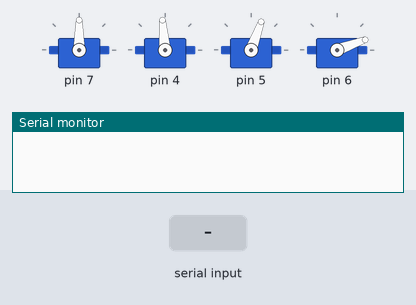
The sketch below on a simulated Arduino Uno, built with avr-gcc and run on an emulated ATmega328P. Shown: 4 × servo, the last lines printed to the serial monitor. Inputs (shaded band) come from the test bench.

Above: at 1.2 s.
1.3 s: "r90\n" received over Serial
At 2.2 s:
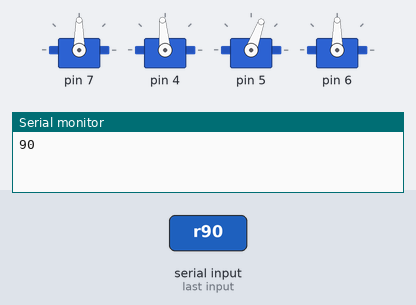
3.2 s: "d,45\n" received over Serial
At 4.1 s:
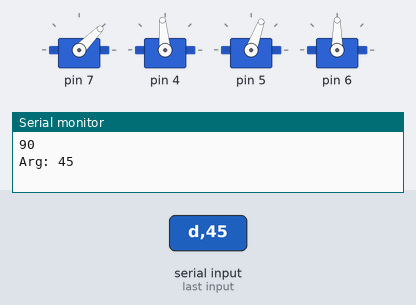
4.9 s: "l90\n" received over Serial
At 5.7 s:
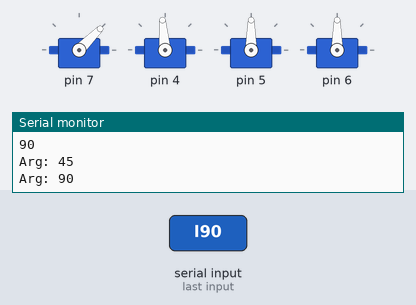
6.5 s: "r,45\n" received over Serial
At 7.8 s:
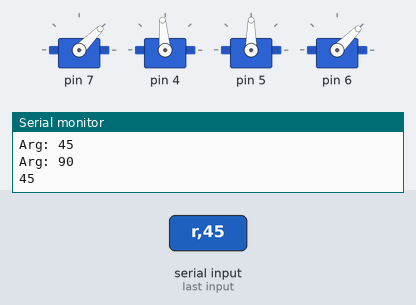
8.2 s: "d" received over Serial
At 10.6 s:
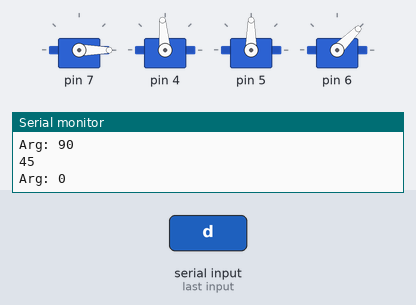
10.9 s: "d90\n" received over Serial
At 12.8 s:
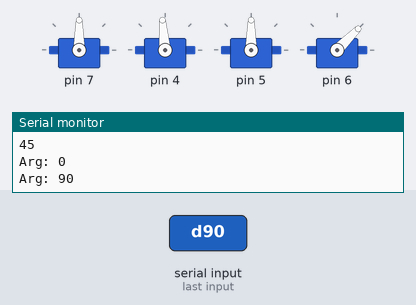
Timing chart, 0 to 13.9 s (numbered marks = the images above; inputs shaded):
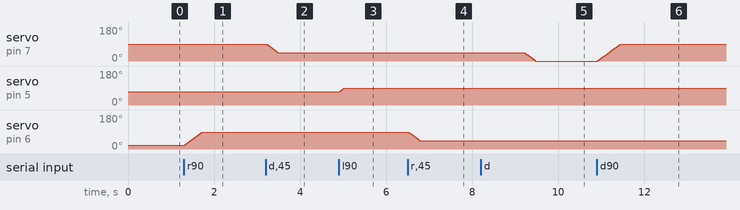

The sketch:

RoboArm3.ino
```cpp
#include <ArduinoQueue.h>
#include <Servo.h>
#include <math.h>

class ServoClass
{
  private:

  Servo servo;
  bool isMooving;
  int currentAngle;
  int angleStep;
  int delayTime;
  int targetAngle;

  public:

  ServoClass(int pin, int currentAngle)
  {
    this->currentAngle = currentAngle;
    this->targetAngle = currentAngle;
    AttachServo(pin);
    servo.write(currentAngle);
    isMooving = false;
    delayTime = 6;
  }

  void AttachServo(int pin)
  {
    servo.attach(pin);
  }

  void Write(int targetAngle)
  {
    servo.write(targetAngle);
  }

  void SetTargetAngle(int targetAngle)
  {
    this->targetAngle = targetAngle;
  }

  void Moove()
  {
    if(currentAngle != targetAngle)
    {
      angleStep = (targetAngle - currentAngle) / abs(targetAngle - currentAngle);
      currentAngle += angleStep;
      servo.write(currentAngle);
      delay(delayTime);
    }
  }
};

ServoClass* grabServo;// Клешня - нативное положение = 90
ServoClass* leftServo; // левый привод нативное положение = 160
ServoClass* rightServo; // правый привод нативное положение = 20. Меняется от 20 до 90.
ServoClass* horizonServo; // горизонтальное вращение. Нативное положение = 90. Меняется от 0 до 180.

char serialCommand = 'c';

void setup()
{
  horizonServo = new ServoClass(7, 90);
  grabServo = new ServoClass(4, 95);
  leftServo = new ServoClass(5, 70); // от 50 до 110
  rightServo = new ServoClass(6, 20);
  Serial.begin(9600);
}

void ProcessMoove()
{
  horizonServo->Moove();
  rightServo->Moove();
  leftServo->Moove();
  grabServo->Moove();
}
/*
void SetTargetAngleToLeftServo(double rate) // Высчитывает значение угла для растяжения
{
  int targetAngle = 100 - (int)(rate * 40);
  leftServo->SetTargetAngle(targetAngle);
}
*/
void loop()
{
  double doubleArg;
  int intArg;
  ProcessMoove();
   if (Serial.available())
   {
        serialCommand = Serial.read();
        switch(serialCommand)
        {
          case 'd':
            intArg = Serial.parseInt();
            Serial.print("Arg: ");
            Serial.println(intArg);
            if(intArg >= 0 && intArg <= 180)
            {
              horizonServo->SetTargetAngle(intArg);
            }
            break;
          case 'l':
            //doubleArg = Serial.parseFloat();

            //doubleArg = constrain(doubleArg, 0, 1);
            //Serial.print("Arg: ");
            //Serial.println(doubleArg);
            //SetTargetAngleToLeftServo(doubleArg);
            intArg = Serial.parseInt();
            Serial.print("Arg: ");
            Serial.println(intArg);
            leftServo->SetTargetAngle(intArg);
            break;
         case 'r':
            intArg = Serial.parseInt();
            //Serial.print("Arg: ");
            Serial.println(intArg);
            if(intArg >= 20 && intArg <= 90)
            {
              rightServo->SetTargetAngle(intArg);
            }
            break;

          case 'o':
            //Serial.println(serialCommand);
            //intArg = Serial.parseInt();
            grabServo->SetTargetAngle(70);
            break;
          case 'c':
            //Serial.println(serialCommand);
            //intArg = Serial.parseInt();
            grabServo->SetTargetAngle(95);
            break;
            /*
          case 'l':
            //intArg = Serial.parseInt();
            //Serial.println(intArg);
            //leftServo.write(intArg);
            doubleArg = Serial.parseFloat();
            Serial.println(doubleArg);
            doubleArg = constrain(doubleArg, 0, 1);
            MooveLeftRig(doubleArg);
            //leftServo.write(intArg);
            break;
          case 'r':
            intArg = Serial.parseInt();
            //Serial.print("Arg: ");
            Serial.println(intArg);
            if(intArg >= 20 && intArg <= 90)
            {
              rightCommandQueue.enqueue(intArg);
            }
            break;
            */
          case 'n':
            Serial.read();
        }
    }
}
```

Measured:
- after the input at 1.3 s, servo on pin 6: moves from 20° to 90° over 0.42 s, starting at once
- after the input at 3.2 s, servo on pin 7: moves from 90° to 45° over 0.27 s, starting at once
- after the input at 4.9 s, servo on pin 5: 70° → 90° at once
- after the input at 6.5 s, servo on pin 6: moves from 90° to 45° over 0.27 s, starting at once
- after the input at 8.2 s, servo on pin 7: moves from 45° to 0° over 0.27 s, starting after 1.0 s
- after the input at 10.9 s, servo on pin 7: moves from 0° to 90° over 0.54 s, starting at once
